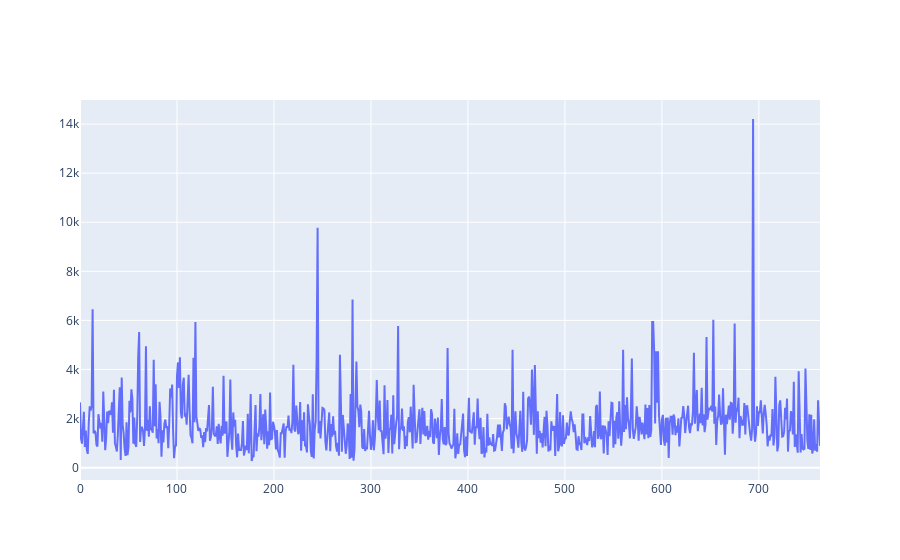

Notebook cell for this chart:
### Markdown cell above
## **Plot the distribution of rents in Berlin**

### Code cell
fig = go.Figure()
fig.add_trace(go.Scatter(y=rentals['Rent'],
                    mode='lines',
                    name='lines'))
fig.show()

### Figure 1 — Plotly figure (JSON) as saved in the notebook; plotly's stock layout.template omitted (floating-point values rounded to 4 significant figures; data arrays with more than 128 entries replaced by an {"elided": "..."} marker saying what was removed)
{"data": [{"y": {"elided": "764 float values"}, "type": "scatter", "mode": "lines", "name": "lines"}], "layout": {}}
